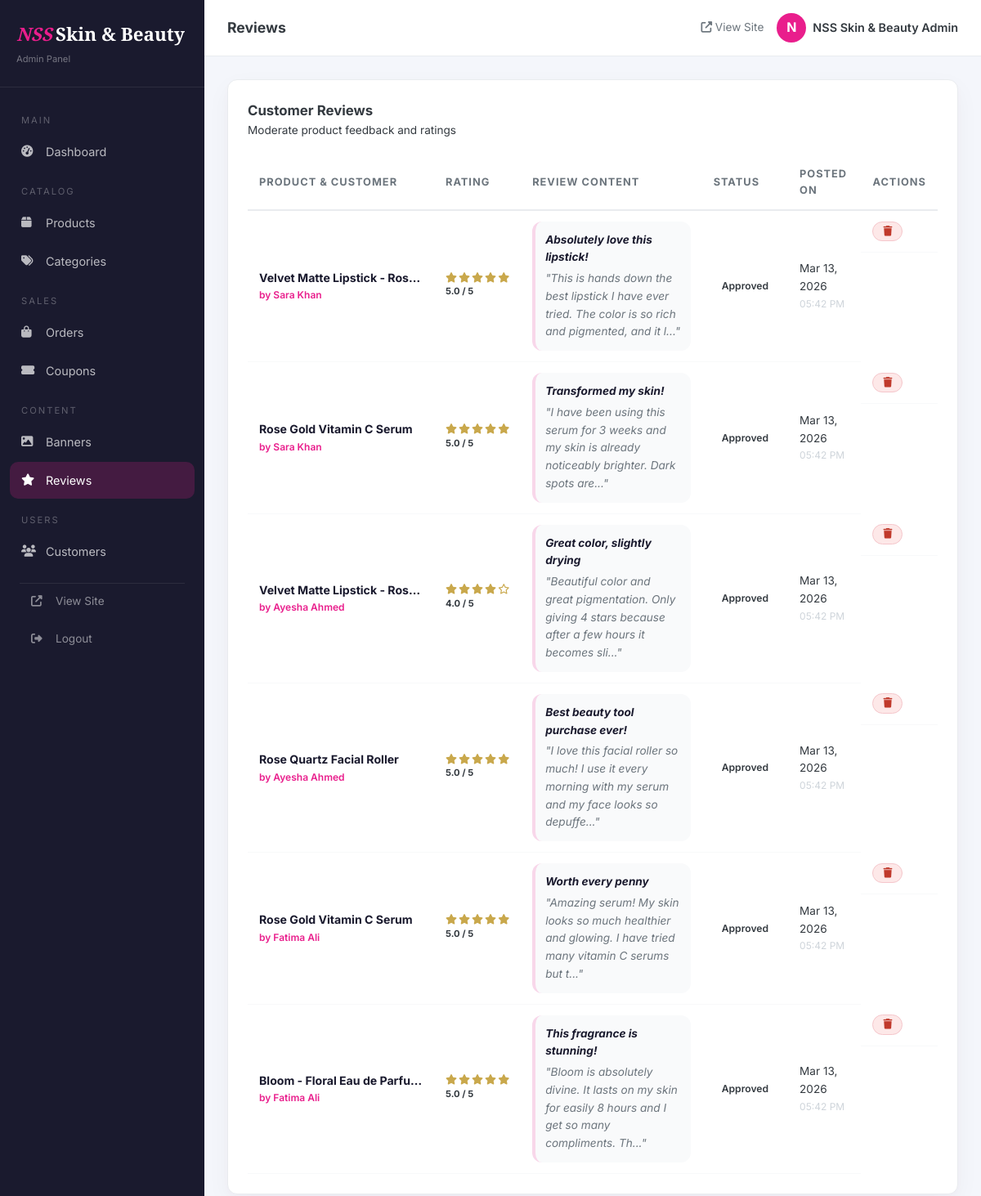
The app's page /reviews.php (signed in) with its own data.
### tables this page shows
CREATE TABLE `reviews` (
  `id` int(11) NOT NULL AUTO_INCREMENT,
  `product_id` int(11) NOT NULL,
  `user_id` int(11) NOT NULL,
  `rating` tinyint(1) NOT NULL DEFAULT 5,
  `title` varchar(200) DEFAULT NULL,
  `comment` text DEFAULT NULL,
  `status` enum('pending','approved','rejected') DEFAULT 'pending',
  `created_at` timestamp NOT NULL DEFAULT CURRENT_TIMESTAMP,
  PRIMARY KEY (`id`),
  KEY `product_id` (`product_id`),
  KEY `user_id` (`user_id`),
  FOREIGN KEY (`product_id`) REFERENCES `products`(`id`) ON DELETE CASCADE,
  FOREIGN KEY (`user_id`) REFERENCES `users`(`id`) ON DELETE CASCADE
);

CREATE TABLE `products` (
  `id` int(11) NOT NULL AUTO_INCREMENT,
  `category_id` int(11) NOT NULL,
  `name` varchar(200) NOT NULL,
  `slug` varchar(220) NOT NULL,
  `description` text DEFAULT NULL,
  `short_description` varchar(500) DEFAULT NULL,
  `ingredients` text DEFAULT NULL,
  `how_to_use` text DEFAULT NULL,
  `price` decimal(10,2) NOT NULL,
  `sale_price` decimal(10,2) DEFAULT NULL,
  `discount_percent` int(11) DEFAULT 0,
  `stock` int(11) DEFAULT 0,
  `sku` varchar(100) DEFAULT NULL,
  `weight` varchar(50) DEFAULT NULL,
  `brand` varchar(100) DEFAULT 'NSS Skin & Beauty',
  `image` varchar(255) DEFAULT NULL,
  `gallery` text DEFAULT NULL,
  `is_featured` tinyint(1) DEFAULT 0,
  `is_bestseller` tinyint(1) DEFAULT 0,
  `is_new` tinyint(1) DEFAULT 1,
  `status` enum('active','inactive') DEFAULT 'active',
  `views` int(11) DEFAULT 0,
  `meta_title` varchar(200) DEFAULT NULL,
  `meta_description` varchar(300) DEFAULT NULL,
  `created_at` timestamp NOT NULL DEFAULT CURRENT_TIMESTAMP,
  `updated_at` timestamp NOT NULL DEFAULT CURRENT_TIMESTAMP ON UPDATE CURRENT_TIMESTAMP,
  PRIMARY KEY (`id`),
  UNIQUE KEY `slug` (`slug`),
  KEY `category_id` (`category_id`),
  FOREIGN KEY (`category_id`) REFERENCES `categories`(`id`) ON DELETE CASCADE
);

CREATE TABLE `users` (
  `id` int(11) NOT NULL AUTO_INCREMENT,
  `name` varchar(100) NOT NULL,
  `email` varchar(150) NOT NULL,
  `password` varchar(255) NOT NULL,
  `phone` varchar(20) DEFAULT NULL,
  `role` enum('customer','admin') DEFAULT 'customer',
  `status` enum('active','inactive') DEFAULT 'active',
  `email_verified` tinyint(1) DEFAULT 0,
  `avatar` varchar(255) DEFAULT NULL,
  `created_at` timestamp NOT NULL DEFAULT CURRENT_TIMESTAMP,
  `updated_at` timestamp NOT NULL DEFAULT CURRENT_TIMESTAMP ON UPDATE CURRENT_TIMESTAMP,
  PRIMARY KEY (`id`),
  UNIQUE KEY `email` (`email`)
);

### database.php (called while the page is built, shortened)
<?php
class Database {
    private static $instance = null;
    private $conn;
    private function __construct() {
        try {
            $dsn = "mysql:host=" . DB_HOST . ";dbname=" . DB_NAME . ";charset=" . DB_CHARSET;
            $options = [
                PDO::ATTR_ERRMODE            => PDO::ERRMODE_EXCEPTION,
                PDO::ATTR_DEFAULT_FETCH_MODE => PDO::FETCH_ASSOC,
                PDO::ATTR_EMULATE_PREPARES   => false,
            ];
            $this->conn = new PDO($dsn, DB_USER, DB_PASS, $options);
        } catch (PDOException $e) {
            die('<div style="font-family:sans-serif;text-align:center;padding:40px;color:#c0392b;">
                <h2>Database Connection Error</h2>
                <p>Please make sure MySQL is running and the database <strong>ns_beauty</strong> exists.</p>
                <p><small>' . htmlspecialchars($e->getMessage()) . '</small></p>
                </div>');
        }
    }
    public static function getInstance() {
        if (self::$instance === null) {
            self::$instance = new self();
        }
        return self::$instance;
    }
    public function query($sql, $params = []) {
        $stmt = $this->conn->prepare($sql);
        $stmt->execute($params);
        return $stmt;
    }
    public function fetchAll($sql, $params = []) {
        return $this->query($sql, $params)->fetchAll();
    }
}
function db() {
    return Database::getInstance();
}

### reviews.php (the view, shortened to what this page needs)
<?php
require_once '../includes/functions.php';
$reviews = db()->fetchAll("SELECT r.*, u.name as user_name, p.name as product_name FROM reviews r JOIN users u ON u.id=r.user_id JOIN products p ON p.id=r.product_id ORDER BY r.created_at DESC");
?>
<!DOCTYPE html>
<html lang="en">
<head>
    <link rel="stylesheet" href="https://cdnjs.cloudflare.com/ajax/libs/font-awesome/6.5.0/css/all.min.css">
    <link rel="stylesheet" href="<?= SITE_URL ?>/assets/css/style.css">
</head>
<body>
<div class="admin-body">
    <?php include 'includes/sidebar.php'; ?>
    <div class="admin-main">
        <?php include 'includes/topbar.php'; ?>
        <div class="admin-content">
            <div class="admin-card shadow-premium">
                <div class="admin-card-header">
                    <div>
                        <h3>Customer Reviews</h3>
                        <p style="color:var(--gray-500);font-size:0.85rem">Moderate product feedback and ratings</p>
                    </div>
                </div>
                <div class="table-responsive">
                    <table class="data-table">
                        <thead>
                            <tr>
                                <th>Product & Customer</th>
                                <th>Rating</th>
                                <th>Review Content</th>
                                <th>Status</th>
                                <th>Posted On</th>
                                <th>Actions</th>
                            </tr>
                        </thead>
                        <tbody>
                            <?php foreach ($reviews as $r): ?>
                                <tr>
                                    <td>
                                        <div style="font-weight:700;color:var(--dark);max-width:200px;white-space:nowrap;overflow:hidden;text-overflow:ellipsis" title="<?= sanitize($r['product_name']) ?>">
                                            <?= sanitize($r['product_name']) ?>
                                        </div>
                                        <div style="font-size:0.75rem;color:var(--pink);font-weight:600">by <?= sanitize($r['user_name']) ?></div>
                                    </td>
                                    <td>
                                        <div style="color:var(--gold);font-size:0.8rem"><?= getStarRating($r['rating']) ?></div>
                                        <div style="font-size:0.7rem;font-weight:700;margin-top:2px"><?= $r['rating'] ?>.0 / 5</div>
                                    </td>
                                    <td>
                                        <div class="review-text">
                                            <?php if($r['title']): ?><div style="font-weight:700;color:var(--dark);margin-bottom:4px"><?= sanitize($r['title']) ?></div><?php endif; ?>
                                            "<?= sanitize(substr($r['comment'], 0, 100)) ?><?= strlen($r['comment']) > 100 ? '...' : '' ?>"
                                        </div>
                                    </td>
                                    <td>
                                        <span class="order-status status-<?= $r['status'] ?>"><?= ucfirst($r['status']) ?></span>
                                    </td>
                                    <td>
                                        <div style="font-size:0.85rem"><?= date('M d, Y', strtotime($r['created_at'])) ?></div>
                                        <div style="font-size:0.75rem;color:var(--gray-400)"><?= date('h:i A', strtotime($r['created_at'])) ?></div>
                                    </td>
                                    <td class="table-actions">
                                        <a href="?delete=<?= $r['id'] ?>" class="btn btn-sm btn-delete" onclick="return confirm('Delete this review?')" title="Delete"><i class="fas fa-trash"></i></a>
                                    </td>
                                </tr>
                            <?php endforeach; ?>
                        </tbody>
                    </table>
                </div>
            </div>
        </div>
    </div>
</div>
</body>
</html>

### functions.php (shortened to what this page needs)
<?php
function sanitize($input) {
    return htmlspecialchars(trim($input), ENT_QUOTES, 'UTF-8');
}
function getStarRating($rating, $count = null) {
    $html = '<div class="stars">';
    for ($i = 1; $i <= 5; $i++) {
        if ($i <= $rating) {
            $html .= '<i class="fas fa-star"></i>';
        } elseif ($i - 0.5 <= $rating) {
            $html .= '<i class="fas fa-star-half-alt"></i>';
        } else {
            $html .= '<i class="far fa-star"></i>';
        }
    }
    $html .= '</div>';
    return $html;
}
    ?>

### style.css (style rules this page uses)
:root { --pink: #e91e8c; --pink-light: #f8d7ea; --pink-dark: #c0176f; --gold: #c9a84c; --gold-light: #f5e9c8; --gold-dark: #a8872e; --white: #ffffff; --off-white: #fdf6fb; --gray-100: #f8f9fa; --gray-200: #e9ecef; --gray-400: #ced4da; --gray-600: #6c757d; --gray-800: #343a40; --dark: #1a1a2e; --shadow-sm: 0 2px 8px rgba(233,30,140,0.08); --shadow-md: 0 8px 24px rgba(233,30,140,0.12); --shadow-lg: 0 16px 48px rgba(0,0,0,0.12); --border-radius: 12px; --transition: all 0.3s ease; }
*, *::before, *::after { box-sizing: border-box; margin: 0; padding: 0; }
html { scroll-behavior: smooth; }
body { font-family: 'Inter', sans-serif; color: var(--gray-800); background: var(--white); line-height: 1.6; overflow-x: hidden; }
a { text-decoration: none; color: inherit; transition: var(--transition); }
.btn { display: inline-flex; align-items: center; gap: 8px; padding: 12px 28px; border-radius: 50px; font-size: 0.95rem; font-weight: 600; cursor: pointer; border: none; transition: var(--transition); }
.stars { display: flex; gap: 2px; color: var(--gold); font-size: 0.78rem; }
.order-status { display: inline-block; padding: 3px 10px; border-radius: 20px; font-size: 0.76rem; font-weight: 600; }
.admin-body { display: flex; min-height: 100vh; background: #f4f6fb; }
.admin-main { flex: 1; overflow-x: hidden; }
.admin-content { padding: 28px; }
.admin-card { background: #fff; border-radius: var(--border-radius); border: 1px solid var(--gray-200); padding: 24px; margin-bottom: 24px; }
.admin-card-header { display: flex; align-items: center; justify-content: space-between; margin-bottom: 20px; }
.admin-card-header h3 { font-size: 1.05rem; font-weight: 700; }
.data-table { width: 100%; border-collapse: collapse; }
.data-table th { padding: 12px 14px; border-bottom: 2px solid var(--gray-200); text-align: left; font-size: 0.8rem; text-transform: uppercase; letter-spacing: 1px; color: var(--gray-600); }
.data-table td { padding: 13px 14px; border-bottom: 1px solid var(--gray-100); font-size: 0.88rem; }
.table-actions { display: flex; gap: 6px; }
.btn-sm { padding: 5px 12px; font-size: 0.78rem; border-radius: 6px; }
.btn-delete { background: #fde8e8; color: #c0392b; border: 1px solid #f5c6cb; }
.shadow-premium { box-shadow: 0 10px 30px rgba(0,0,0,0.04), 0 4px 8px rgba(233,30,140,0.02); }
.btn { border-radius: 14px; }

### reviews.php (style rules this page uses)
body { background: #f8fafc; }
.review-text { color: var(--gray-600); font-size: 0.85rem; line-height: 1.6; font-style: italic; background: #f9fafb; padding: 12px; border-radius: 12px; border-left: 4px solid var(--pink-light); }

### records on screen
reviews: product.name "Velvet Matte Lipstick - Ros…", user.name "Sara Khan", rating "5", title "Absolutely love this lipstick!", comment "This is hands down the best lipstick I have ever tried. The color is so rich and pigmented, and it l", status "Approved", created_at "Mar 13, 2026", created_at "05:42 PM"
reviews: product.name "Rose Gold Vitamin C Serum", user.name "Sara Khan", rating "5", title "Transformed my skin!", comment "I have been using this serum for 3 weeks and my skin is already noticeably brighter. Dark spots are", status "Approved", created_at "Mar 13, 2026", created_at "05:42 PM"
reviews: product.name "Velvet Matte Lipstick - Ros…", user.name "Ayesha Ahmed", rating "4", title "Great color, slightly drying", comment "Beautiful color and great pigmentation. Only giving 4 stars because after a few hours it becomes sli", status "Approved", created_at "Mar 13, 2026", created_at "05:42 PM"
reviews: product.name "Rose Quartz Facial Roller", user.name "Ayesha Ahmed", rating "5", title "Best beauty tool purchase ever!", comment "I love this facial roller so much! I use it every morning with my serum and my face looks so depuffe", status "Approved", created_at "Mar 13, 2026", created_at "05:42 PM"
reviews: product.name "Rose Gold Vitamin C Serum", user.name "Fatima Ali", rating "5", title "Worth every penny", comment "Amazing serum! My skin looks so much healthier and glowing. I have tried many vitamin C serums but t", status "Approved", created_at "Mar 13, 2026", created_at "05:42 PM"
reviews: product.name "Bloom - Floral Eau de Parfu…", user.name "Fatima Ali", rating "5", title "This fragrance is stunning!", comment "Bloom is absolutely divine. It lasts on my skin for easily 8 hours and I get so many compliments. Th", status "Approved", created_at "Mar 13, 2026", created_at "05:42 PM"

### other values on screen
$titles[basename($_SERVER['PHP_SELF'],'.php')] "Reviews"
substr($adminUser,0,1) "N"
$adminUser "NSS Skin & Beauty Admin"
